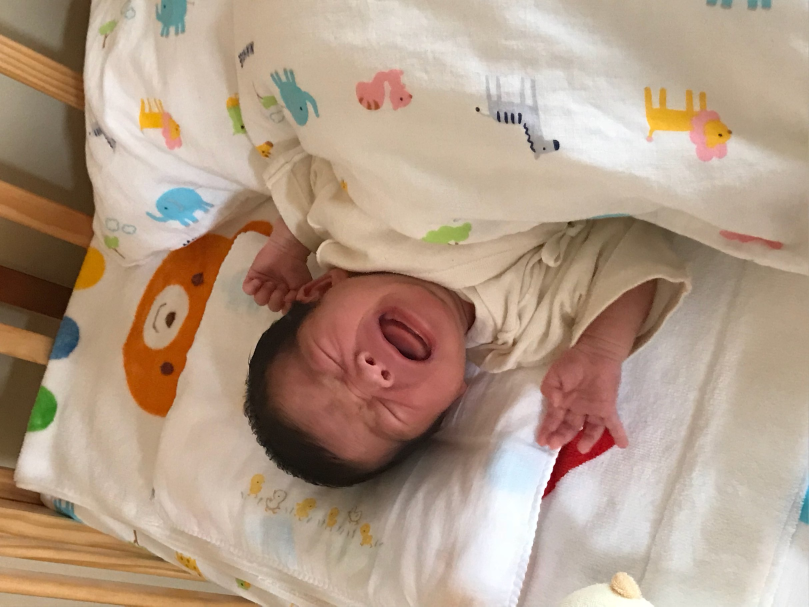
#> input picture train_images/10.jpeg, 2425 x 1819 px, found by its file name (shown at 1/3 size); its folder holds only this picture in this run
$ python flip.py
#> lines starting #> are read from the running program, lines starting #| are printed output that depends on the picture
import cv2
import os
from PIL import Image
import numpy as np

path = './train_images'
num = 200

# [13 lines of commented-out code are left out]
for o in os.listdir(path):
  image_path = os.path.join(path, o)
  image2 = Image.open(image_path)
#> image2 is the input picture: PIL image 2425x1819 RGB; mean R, G, B 178.4, 155.5, 136.1
  image3 = image2.rotate(45)
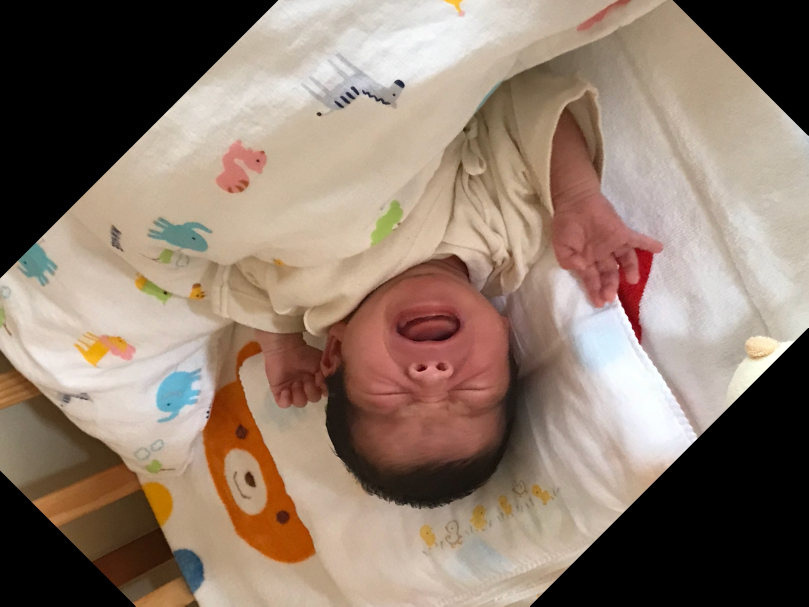
#> image3: PIL image 2425x1819 RGB (shown at 1/3 size); mean R, G, B 142.6, 123.7, 109.6
  image4 = np.array(image3, 'uint8')
  image5 = cv2.cvtColor(image4, cv2.COLOR_BGR2RGB)
  filename = str(num) + '.jpg'
  cv2.imwrite(filename, image5)
  num += 1

  image6 = image2.rotate(315)
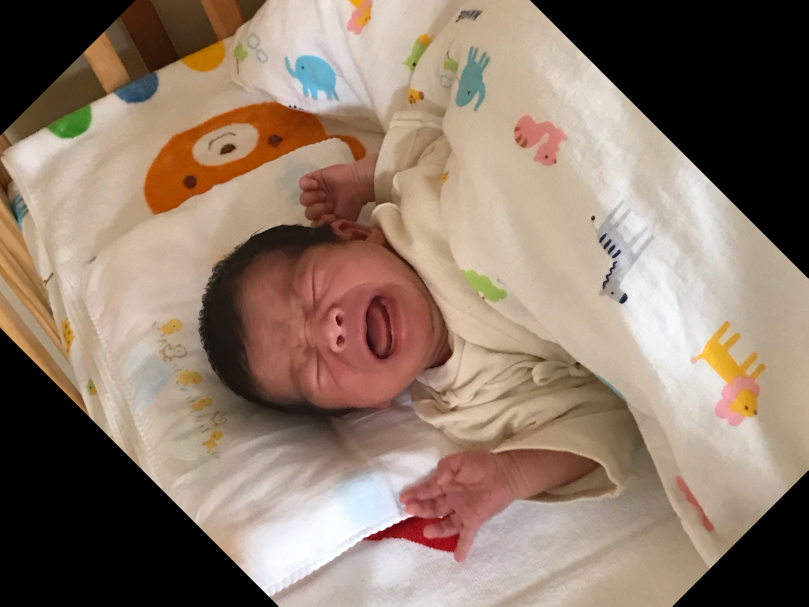
#> image6: PIL image 2425x1819 RGB (shown at 1/3 size); mean R, G, B 142.3, 122.6, 107.4
  image7 = np.array(image6, 'uint8')
  image8 = cv2.cvtColor(image7, cv2.COLOR_BGR2RGB)
  filename = str(num) + '.jpg'
  cv2.imwrite(filename, image8)
  num += 1

$ run again, on train_images/109.jpg
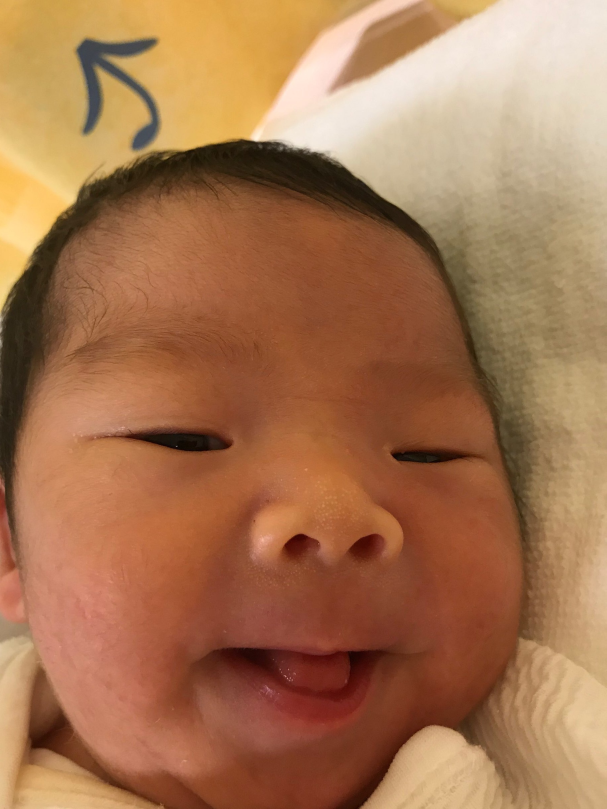
#> input picture train_images/109.jpg, 1819 x 2426 px, found by its file name (shown at 1/3 size)
#> image2 is the input picture: PIL image 1819x2426 RGB; mean R, G, B 165.9, 117, 81.3
#> `image3 = image2.rotate(45)`:
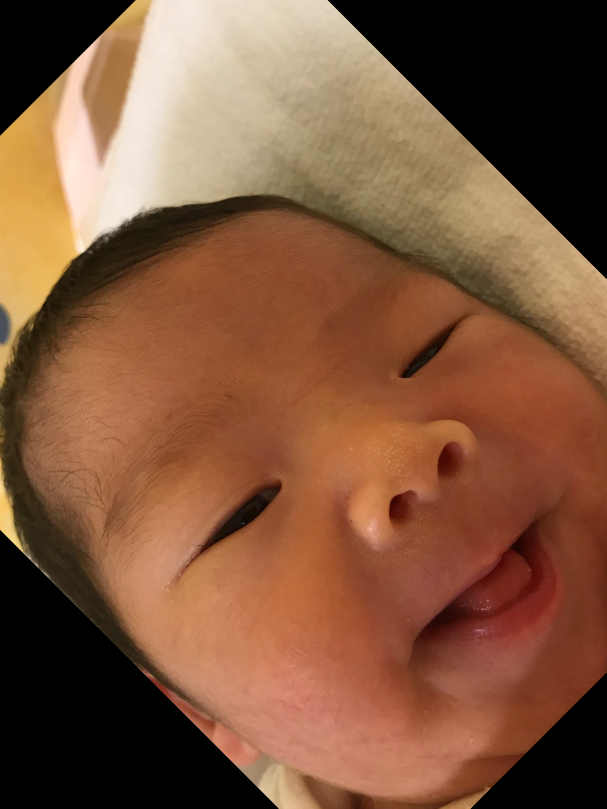
#> image3: PIL image 1819x2426 RGB (shown at 1/3 size); mean R, G, B 127.3, 86, 60.3
#> `image6 = image2.rotate(315)`:
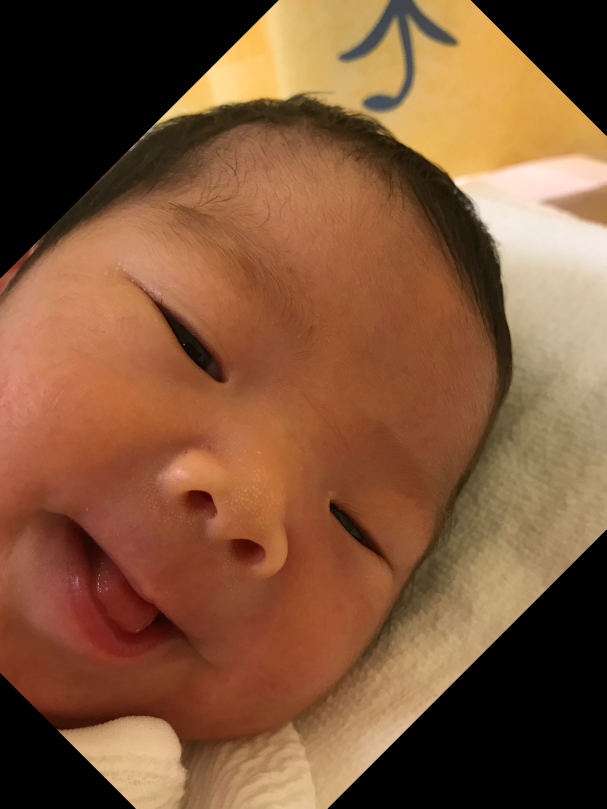
#> image6: PIL image 1819x2426 RGB (shown at 1/3 size); mean R, G, B 126.9, 85.8, 57

$ run again, on train_images/115.jpg
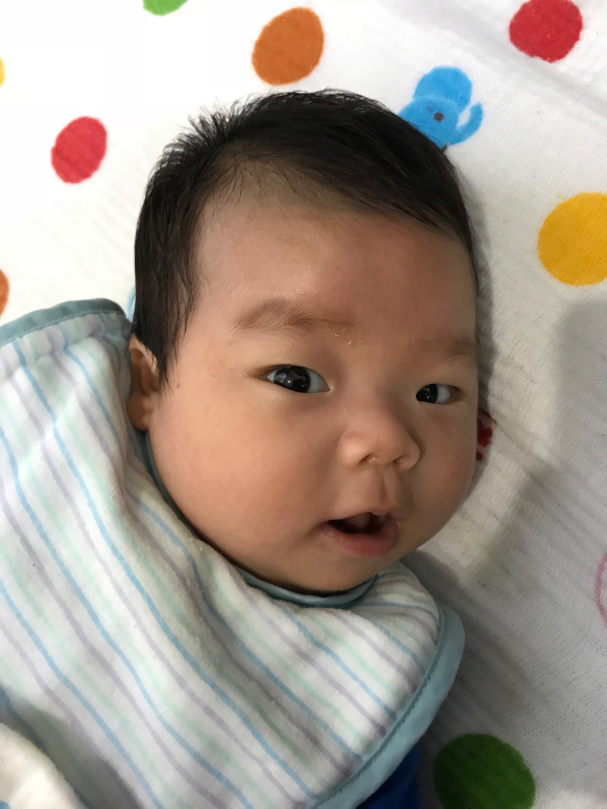
#> input picture train_images/115.jpg, 1819 x 2425 px, found by its file name (shown at 1/3 size)
#> image2 is the input picture: PIL image 1819x2425 RGB; mean R, G, B 162.9, 151.5, 141.2
#> `image3 = image2.rotate(45)`:
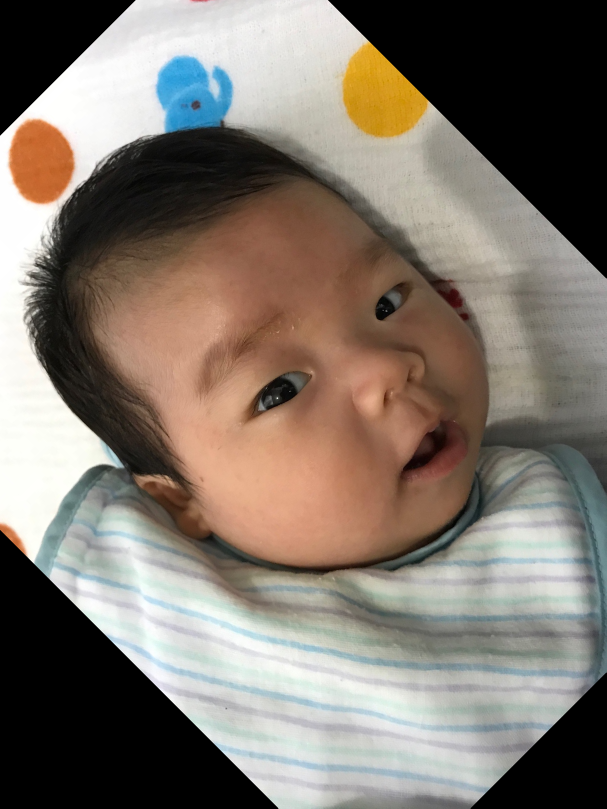
#> image3: PIL image 1819x2425 RGB (shown at 1/3 size); mean R, G, B 128, 118.2, 108.6
#> `image6 = image2.rotate(315)`:
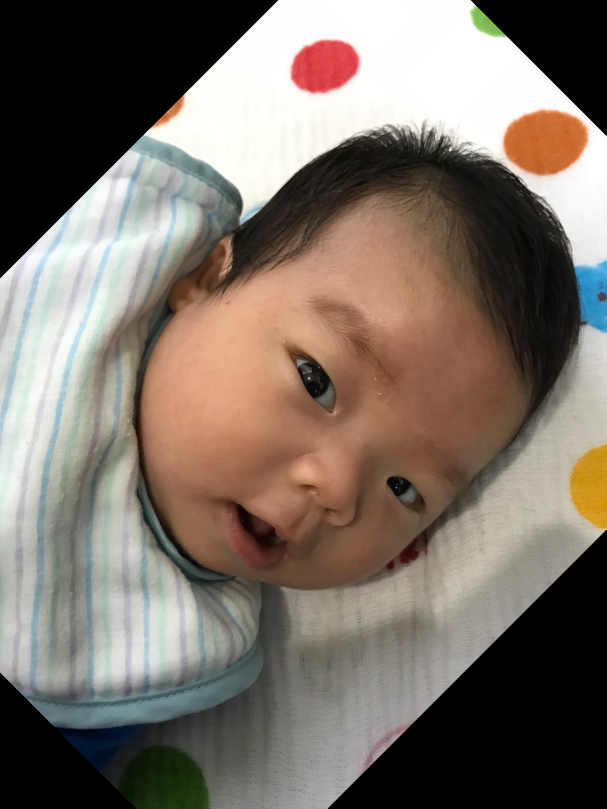
#> image6: PIL image 1819x2425 RGB (shown at 1/3 size); mean R, G, B 123.9, 113.1, 103.7

$ run again, on train_images/120.jpg
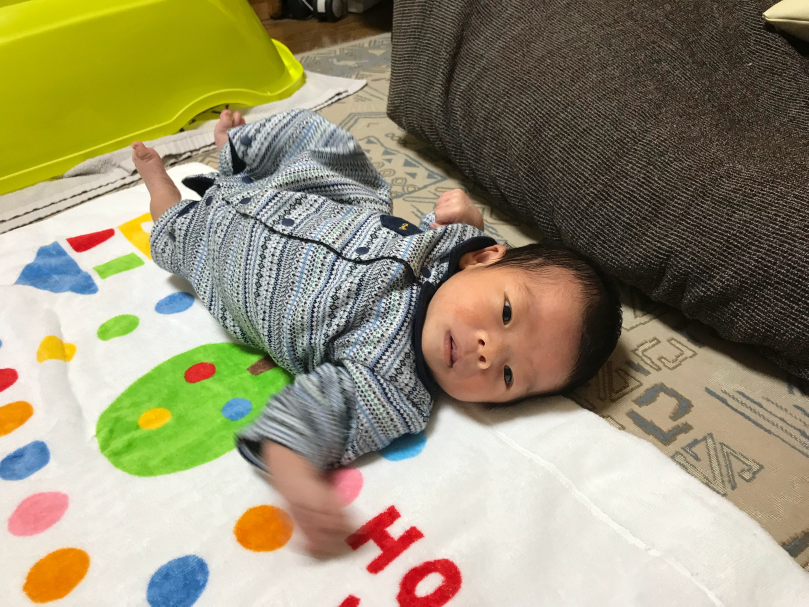
#> input picture train_images/120.jpg, 2425 x 1819 px, found by its file name (shown at 1/3 size)
#> image2 is the input picture: PIL image 2425x1819 RGB; mean R, G, B 152, 144.9, 115.8
#> `image3 = image2.rotate(45)`:
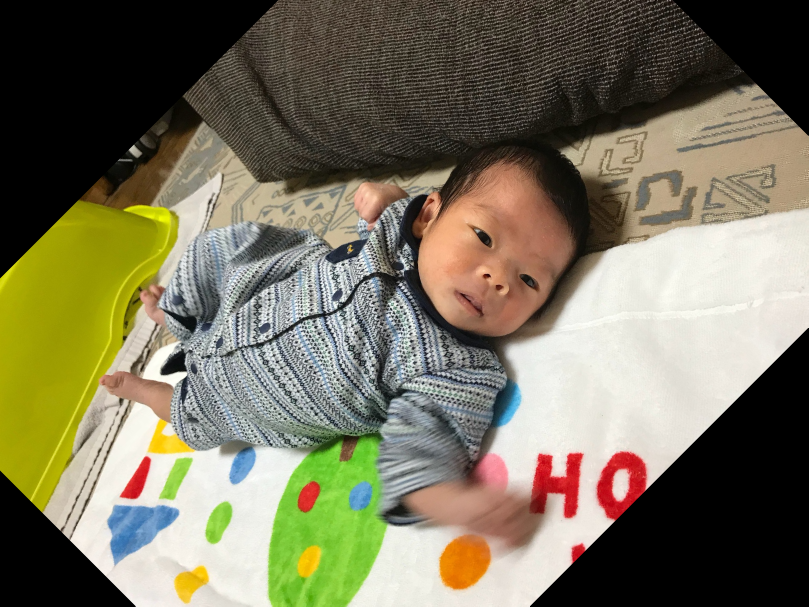
#> image3: PIL image 2425x1819 RGB (shown at 1/3 size); mean R, G, B 121.4, 116.2, 93.2
#> `image6 = image2.rotate(315)`:
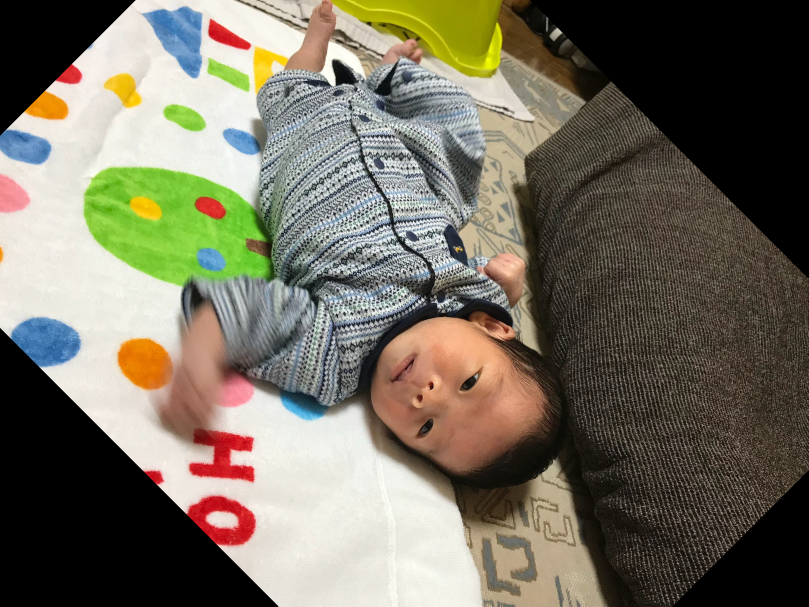
#> image6: PIL image 2425x1819 RGB (shown at 1/3 size); mean R, G, B 116.4, 111.1, 95.9

$ run again, on train_images/101.jpg
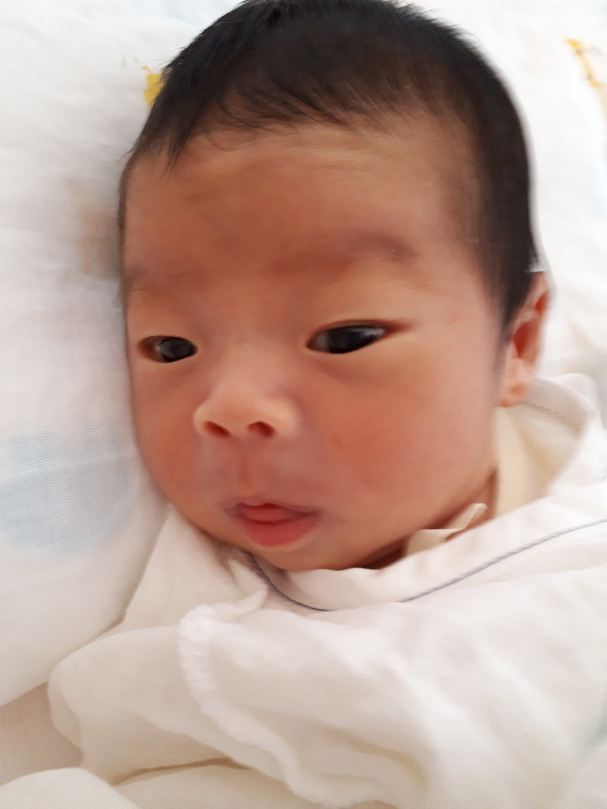
#> input picture train_images/101.jpg, 1819 x 2425 px, found by its file name (shown at 1/3 size)
#> image2 is the input picture: PIL image 1819x2425 RGB; mean R, G, B 185.3, 157.2, 145.7
#> `image3 = image2.rotate(45)`:
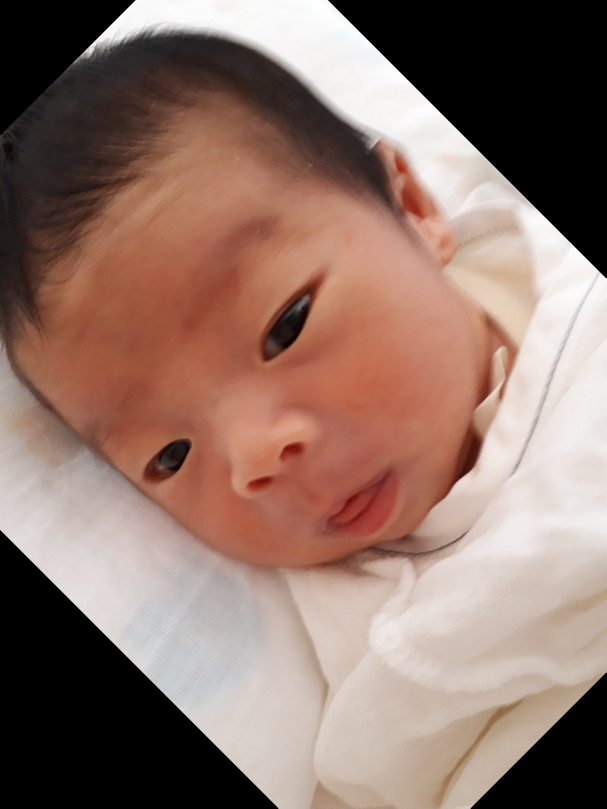
#> image3: PIL image 1819x2425 RGB (shown at 1/3 size); mean R, G, B 143.4, 116.6, 106.2
#> `image6 = image2.rotate(315)`:
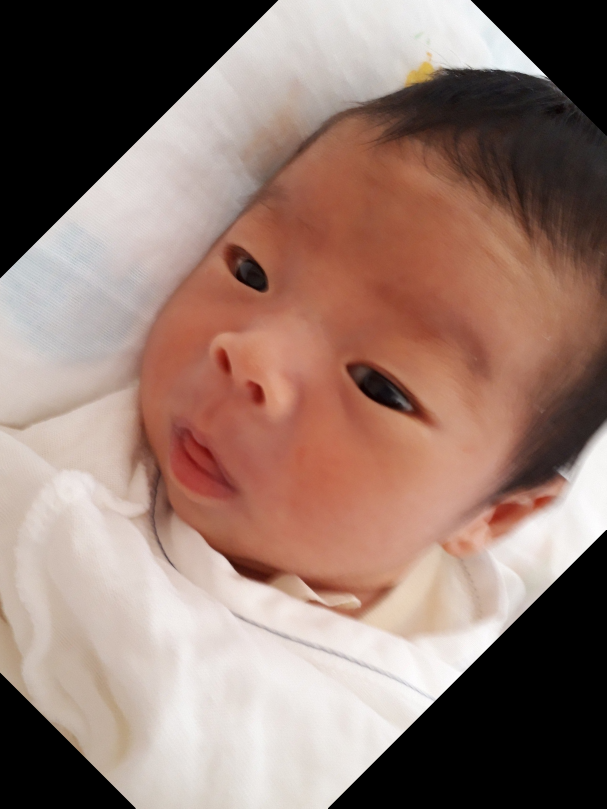
#> image6: PIL image 1819x2425 RGB (shown at 1/3 size); mean R, G, B 147.2, 120.9, 110.9
